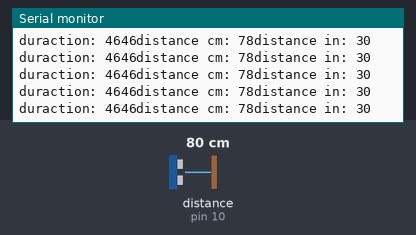
Bench run of a sketch on a simulated Arduino Uno, built with avr-gcc and run on an emulated ATmega328P. On the bench: the last lines printed to the serial monitor. Wiring (inferred from the names in the program): ultrasonic range finder: trigger pin 9; echo pin 10. The test bench sets the inputs (shaded band); at power-on: distance to the obstacle (sensor on pin 10) 80 cm. The echo pulse lasts 58.3 µs per cm.

Above: at 1.2 s.
1.3 s: distance to the obstacle (sensor on pin 10) set to 2 cm
At 1.41 s:
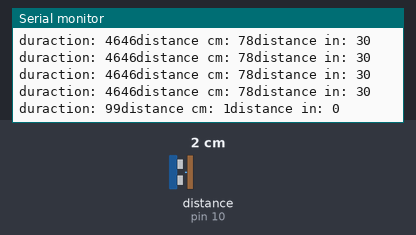
4.3 s: distance to the obstacle (sensor on pin 10) set to 4 cm
At 4.3 s:
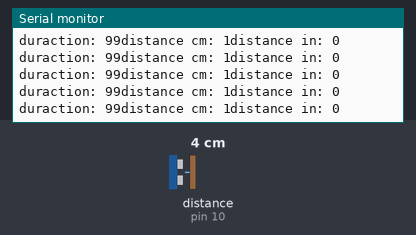
7.3 s: distance to the obstacle (sensor on pin 10) set to 18 cm
At 7.33 s:
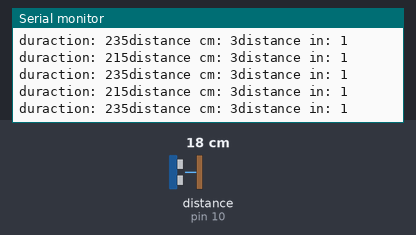
10.3 s: distance to the obstacle (sensor on pin 10) set to 35 cm
At 10.32 s:
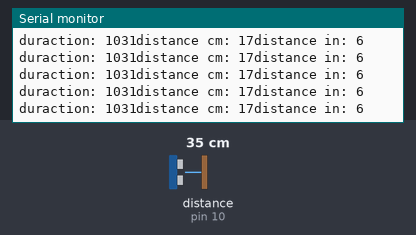
13.3 s: distance to the obstacle (sensor on pin 10) set to 120 cm
At 13.33 s:
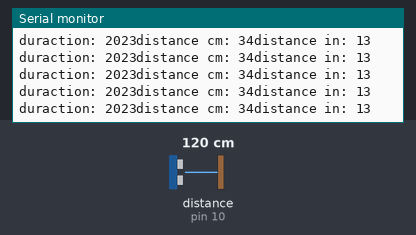
16.3 s: distance to the obstacle (sensor on pin 10) set to 60 cm
At 16.31 s:
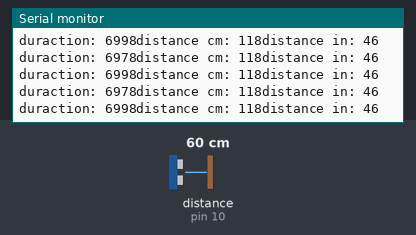
Timing chart, 0 to 19.3 s (numbered marks = the images above; inputs shaded):
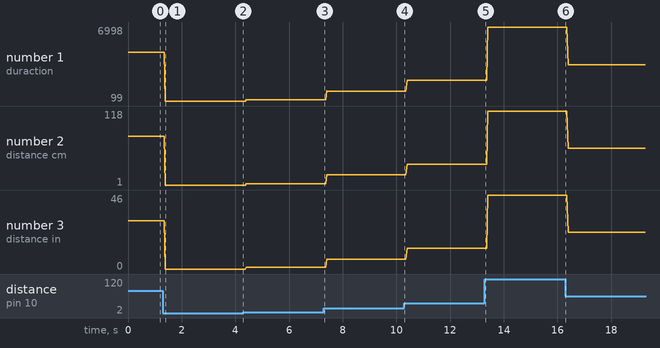

Measured:
- after the input at 1.3 s, the serial monitor: prints a new line after 0.09 s (image 1)
- plotted number 1: 4646 → 99 after the input at 1.3 s, 99 → 215 after the input at 4.3 s, 215 → 1031 after the input at 7.3 s, 1031 → 2023 after the input at 10.3 s, 2023 → 6998 after the input at 13.3 s
- plotted number 2: 78 → 1 after the input at 1.3 s, 1 → 3 after the input at 4.3 s, 3 → 17 after the input at 7.3 s, 17 → 34 after the input at 10.3 s, 34 → 118 after the input at 13.3 s
- plotted number 3: 30 → 0 after the input at 1.3 s, 1 → 6 after the input at 7.3 s, 6 → 13 after the input at 10.3 s, 13 → 46 after the input at 13.3 s, 46 → 23 after the input at 16.3 s

The sketch:

sketch_salt_level_reader.ino
```cpp
  const int trigPin = 9;
  const int echoPin = 10;
  long duration;
  int distanceCm, distanceInch;
  const long tankLengthInch = 31;

  void setup() {
  // put your setup code here, to run once:
  Serial.begin(9600);
  pinMode(trigPin, OUTPUT);
  pinMode(echoPin,INPUT);
  Serial.print("test\n");
}

void loop() {
  // put your main code here, to run repeatedly:
  digitalWrite(trigPin, LOW);
  delayMicroseconds(2);
  digitalWrite(trigPin, HIGH);
  delayMicroseconds(10);
  digitalWrite(trigPin, LOW);
  duration = pulseIn(echoPin, HIGH);
  Serial.print("\n");
  Serial.print("duraction: "+(String)duration);
  distanceCm= duration*0.034/2;
  Serial.print("distance cm: " + (String)distanceCm);
  distanceInch = duration*0.0133/2;
  Serial.print("distance in: " + (String)distanceInch);
}
```
